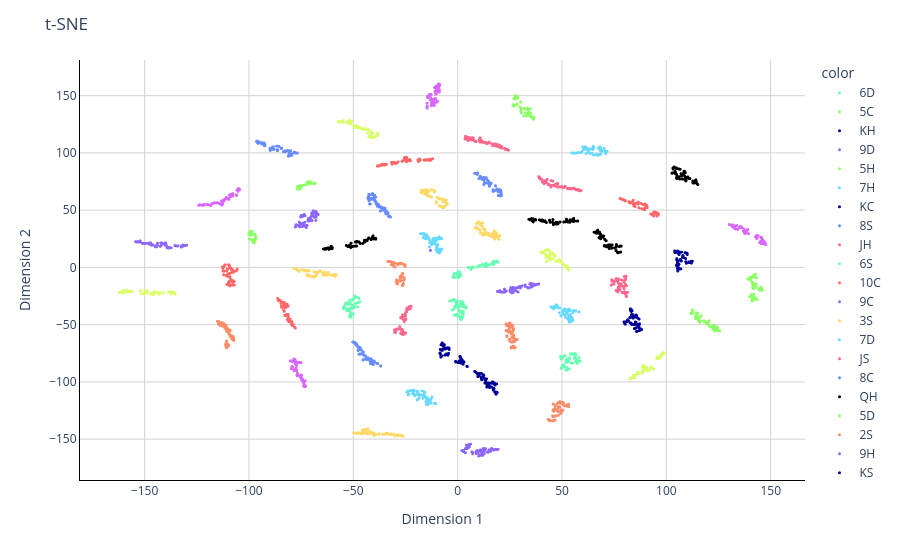

Here is the notebook cell this chart was saved with:
### Code cell
# Create a scatter plot
fig = px.scatter(None, x=X_embedded[:,0], y=X_embedded[:,1],
                 labels={
                     "x": "Dimension 1",
                     "y": "Dimension 2"
                 },
                 opacity=1, color=[class_index_to_string(x) for x in labels.tolist()], color_discrete_map=rank_colours)

"""
# Create a scatter plot
fig = px.scatter_3d(None, x=X_embedded[:,0], y=X_embedded[:,1], z=X_embedded[:,2],
                 labels={
                     "x": "Dimension 1",
                     "y": "Dimension 2",
                     "z": "Dimension 3",
                 },
                 opacity=1, color=[class_index_to_string(x) for x in labels.tolist()], color_discrete_map=rank_colours)
"""

# Change chart background color
fig.update_layout(dict(plot_bgcolor = 'white'))

# Update axes lines
fig.update_xaxes(showgrid=True, gridwidth=1, gridcolor='lightgrey', 
                 zeroline=True, zerolinewidth=1, zerolinecolor='lightgrey', 
                 showline=True, linewidth=1, linecolor='black')

fig.update_yaxes(showgrid=True, gridwidth=1, gridcolor='lightgrey', 
                 zeroline=True, zerolinewidth=1, zerolinecolor='lightgrey', 
                 showline=True, linewidth=1, linecolor='black')

# Set figure title
fig.update_layout(title_text="t-SNE")

# Update marker size
fig.update_traces(marker=dict(size=3))

fig.show()
